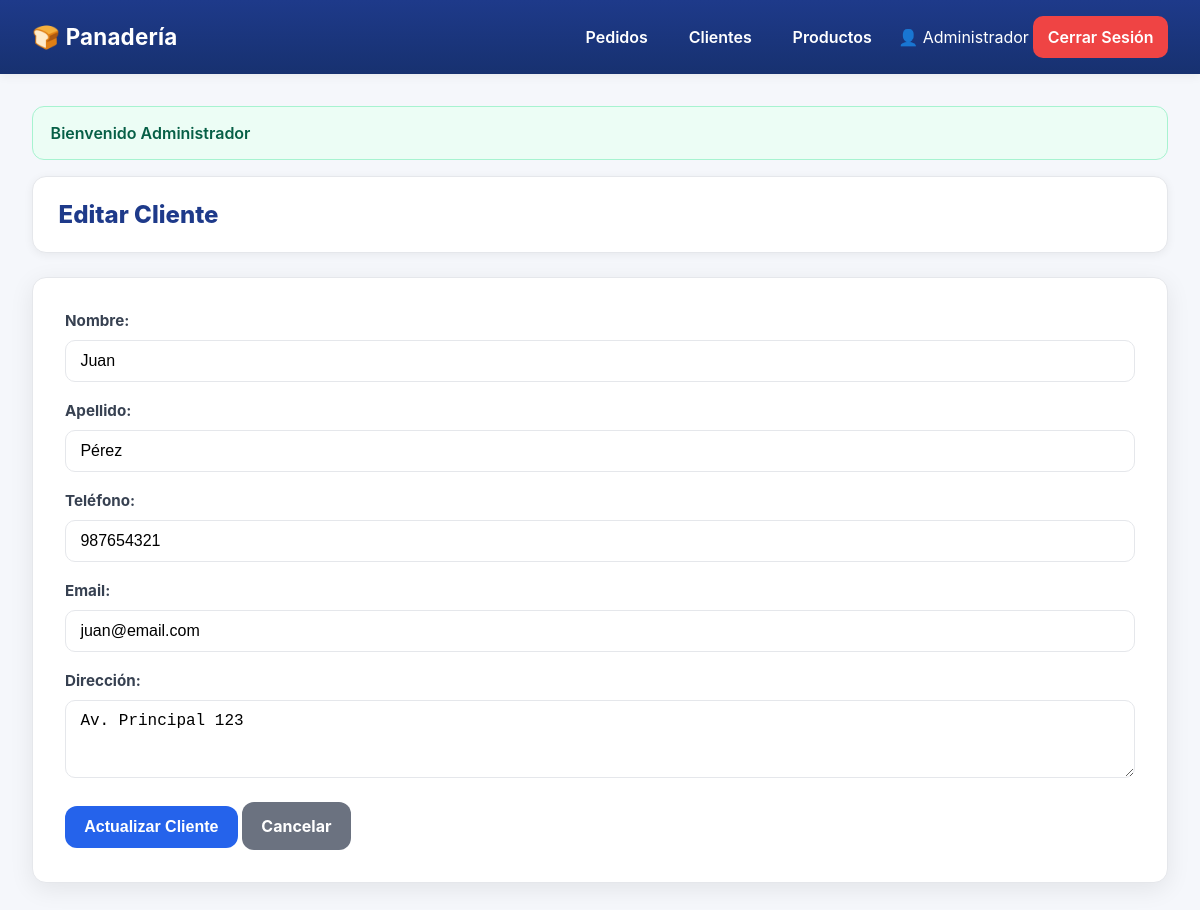
The page /index.php?controller=cliente&action=editar&id=1 (signed in) on the database its author committed.
### tables this page shows
CREATE TABLE clientes (
    id INT AUTO_INCREMENT PRIMARY KEY,
    nombre VARCHAR(100) NOT NULL,
    apellido VARCHAR(100) NOT NULL,
    telefono VARCHAR(20) NOT NULL,
    direccion TEXT NOT NULL,
    email VARCHAR(100) NOT NULL,
    fecha_registro TIMESTAMP DEFAULT CURRENT_TIMESTAMP
);

### controllers/ClienteController.php (called while the page is built, shortened)
<?php
require_once 'models/Cliente.php';
class ClienteController {
    public function editar() {
        $cliente = new Cliente();
        $cliente->id = $_GET['id'];
        $cliente->leerUno();
        require_once 'views/clientes/editar.php';
    }
}
?>

### models/Cliente.php (called while the page is built, shortened)
<?php
require_once 'config/database.php';
class Cliente {
    private $conn;
    private $table = "clientes";
    public $id;
    public function __construct() {
        $database = new Database();
        $this->conn = $database->getConnection();
    }
    public function leerUno() {
        $query = "SELECT * FROM " . $this->table . " WHERE id = :id LIMIT 1";
        $stmt = $this->conn->prepare($query);
        $stmt->bindParam(":id", $this->id);
        $stmt->execute();
        $row = $stmt->fetch(PDO::FETCH_ASSOC);
        if($row) {
            $this->nombre = $row['nombre'];
            $this->apellido = $row['apellido'];
            $this->telefono = $row['telefono'];
            $this->direccion = $row['direccion'];
            $this->email = $row['email'];
            return true;
        }
        return false;
    }
}
?>

### config/database.php (called while the page is built, shortened)
<?php
class Database {
    private $host = "localhost";
    private $db_name = "panaderia_db";
    private $username = "root";
    private $password = "";
    public function getConnection() {
        $this->conn = null;
        try {
            $this->conn = new PDO(
                "mysql:host=" . $this->host . ";dbname=" . $this->db_name,
                $this->username,
                $this->password
            );
            $this->conn->exec("set names utf8");
            $this->conn->setAttribute(PDO::ATTR_ERRMODE, PDO::ERRMODE_EXCEPTION);
        } catch(PDOException $exception) {
            echo "Error de conexión: " . $exception->getMessage();
        }
        return $this->conn;
    }
}
?>

### views/clientes/editar.php (the view)
<?php include 'views/layout/header.php'; ?>
<div class="content-header">
    <h2>Editar Cliente</h2>
</div>
<div class="form-container">
    <form method="POST" action="">
        <div class="form-row">
            <div class="form-group">
                <label>Nombre:</label>
                <input type="text" name="nombre" value="<?php echo $cliente->nombre; ?>" required>
            </div>
            <div class="form-group">
                <label>Apellido:</label>
                <input type="text" name="apellido" value="<?php echo $cliente->apellido; ?>" required>
            </div>
        </div>
        <div class="form-row">
            <div class="form-group">
                <label>Teléfono:</label>
                <input type="text" name="telefono" value="<?php echo $cliente->telefono; ?>" required>
            </div>
            <div class="form-group">
                <label>Email:</label>
                <input type="email" name="email" value="<?php echo $cliente->email; ?>" required>
            </div>
        </div>
        <div class="form-group">
            <label>Dirección:</label>
            <textarea name="direccion" rows="3" required><?php echo $cliente->direccion; ?></textarea>
        </div>
        <div class="form-actions">
            <button type="submit" class="btn btn-primary">Actualizar Cliente</button>
            <a href="index.php?controller=cliente&action=index" class="btn btn-secondary">Cancelar</a>
        </div>
    </form>
</div>
<?php include 'views/layout/footer.php'; ?>

### assets/css/style.css (style rules this page uses)
* { margin: 0; padding: 0; box-sizing: border-box; }
:root { --bg:#f5f7fb; --surface:#ffffff; --surface-2:#f9fafb; --border:#e5e7eb; --text:#111827; --muted:#6b7280; --primary:#1e3a8a; --primary-600:#2563eb; --primary-700:#1d4ed8; --primary-50:#eff6ff; --success:#22c55e; --success-700:#16a34a; --danger:#ef4444; --danger-700:#dc2626; --info:#0ea5e9; --radius:14px; --radius-sm:10px; --shadow-sm:0 2px 10px rgba(0,0,0,.06); --shadow-md:0 6px 24px rgba(0,0,0,.08); --shadow-lg:0 10px 40px rgba(0,0,0,.12); --trans: all .25s ease; --grad-start:#1e3a8a; --grad-mid:#2563eb; --grad-end:#0ea5e9; }
html, body { min-height: 100%; }
body { font-family: 'Inter', 'Segoe UI', Tahoma, Geneva, Verdana, sans-serif; background: var(--bg); color: var(--text); line-height: 1.5; }
.form-container { background: var(--surface); padding: 2rem; border-radius: var(--radius); box-shadow: var(--shadow-md); border: 1px solid var(--border); }
.form-group { margin-bottom: 1.1rem; }
.form-group label { display:block; margin-bottom:.45rem; color:#374151; font-weight: 700; font-size:.95rem; }
.form-group input, .form-group select, .form-group textarea { width:100%; padding:.7rem .9rem; border:1px solid var(--border); border-radius: 10px; font-size:1rem; transition: var(--trans); background: #fff; }
.form-group input::placeholder, .form-group textarea::placeholder { color:#9ca3af; }
.btn { padding: .75rem 1.2rem; border:none; border-radius: 12px; cursor:pointer; font-size: 1rem; font-weight: 700; transition: var(--trans); text-align:center; display:inline-flex; align-items:center; justify-content:center; gap:.5rem; text-decoration: none; }
.btn, a.btn, .btn:hover, .btn:focus, a.btn:hover, a.btn:focus { text-decoration: none !important; }
a.btn { text-decoration: none !important; }
.btn-primary { background: var(--primary-600); color:#fff; }
.btn-secondary { background:#6b7280; color:#fff; }
.content-header { background: var(--surface); padding: 1.2rem 1.6rem; border-radius: var(--radius); margin-bottom: 1.5rem; display:flex; justify-content:space-between; align-items:center; box-shadow: var(--shadow-sm); border:1px solid var(--border); }
.content-header h2 { color: var(--primary); font-weight:800; }

### rows shown on the page
clientes: nombre "Juan", apellido "Pérez", telefono "987654321", email "juan@email.com", direccion "Av. Principal 123"

### other values the page prints
$_SESSION['usuario_nombre'] "Administrador"
$message['message'] "Bienvenido Administrador"
